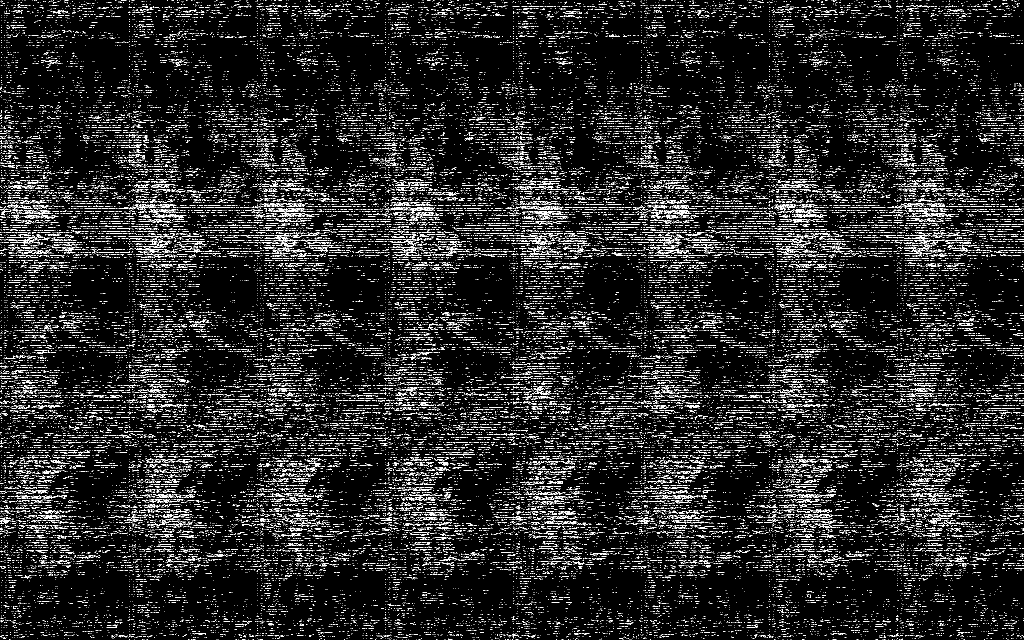
#> input picture difference_image.png, 2048 x 1280 px (shown at 1/2 size)
$ python -i rad.py   (imports and definitions only)
#> lines starting #> are read from the running program, lines starting #| are printed output that depends on the picture
#> further down, picture is the input picture: shape (1280, 2048, 3); 8.3% white in thin lines or dots
import numpy as np
import matplotlib.pyplot as plt
import cv2
import os
from scipy.fft import fft2, fftshift
from scipy.signal import wiener

# Чтение данных
# [37 lines left out: functions read_raw_image, normalize_image, not called in this run]

def apply_filters(image):
    # Медианный фильтр
    median_filtered = cv2.medianBlur(image, 5)
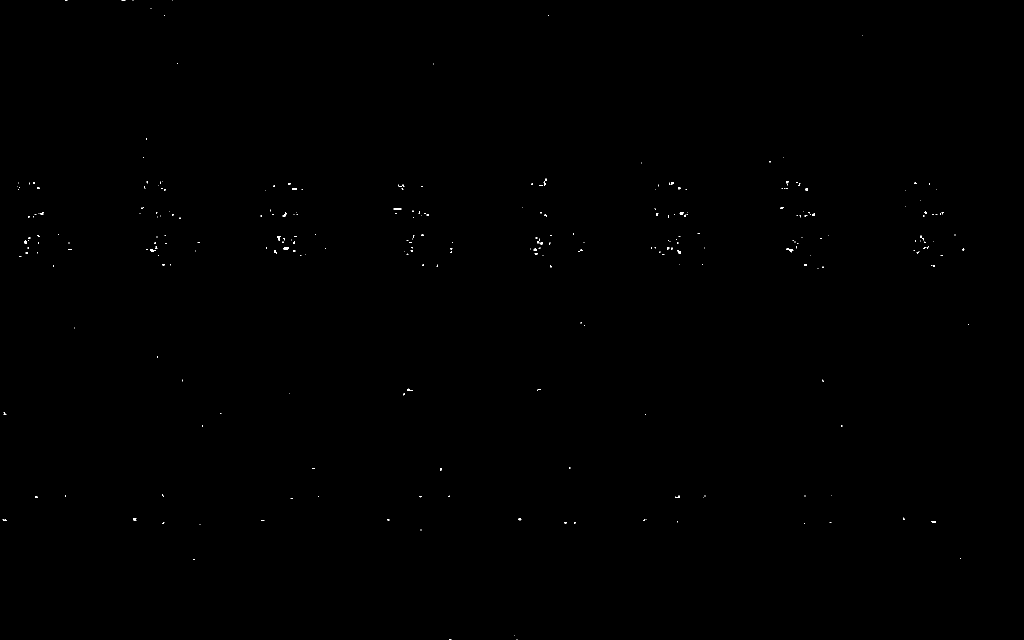
#> median_filtered: shape (1280, 2048, 3) (shown at 1/2 size); 0.08% white in thin lines or dots

    # Гауссовский фильтр
    gaussian_filtered = cv2.GaussianBlur(median_filtered, (5, 5), 0)

    # Wiener
    wiener_filtered = wiener(gaussian_filtered, mysize=5)
    wiener_filtered = np.uint8(cv2.normalize(wiener_filtered, None, 0, 255, cv2.NORM_MINMAX))

    return median_filtered, gaussian_filtered, wiener_filtered

def apply_threshold(image, threshold_value=30):
    _, thresholded = cv2.threshold(image, threshold_value, 255, cv2.THRESH_BINARY)
    return thresholded

# Фурье
# [42 lines left out: functions apply_fourier_transform, plot_results, not called in this run]

# Основной код
# [27 lines not run here, left out]

>>> import cv2
>>> picture = cv2.imread('difference_image.png')
>>> result = apply_filters(picture)
